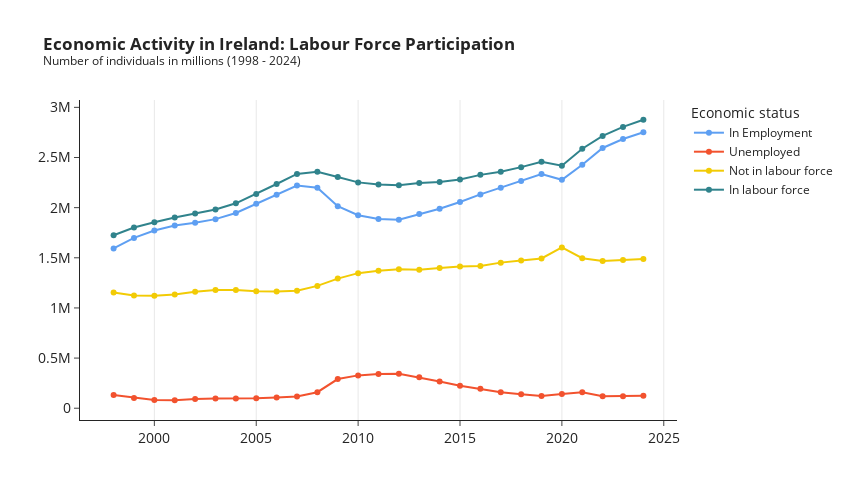

Here is the notebook cell this chart was saved with:
### Code cell
fig_1 = px.line(title='<b>Economic Activity in Ireland: Labour Force Participation</b><br><sup>Number of individuals in millions (1998 - 2024) </sup>',
              template='simple_white')

fig_1.add_trace(go.Scatter(x=emp['year'], y=emp['individuals'], name="In Employment", line=dict(color="#5E9FF2")))
fig_1.add_trace(go.Scatter(x=unemp.year, y=unemp.individuals, name="Unemployed", line=dict(color="#F2522E")))
fig_1.add_trace(go.Scatter(x=no_labour.year, y=no_labour.individuals, name="Not in labour force", line=dict(color="#F2CB05")))
fig_1.add_trace(go.Scatter(x=labour.year, y=labour.individuals, name="In labour force", line=dict(color="#30838C")))

fig_1.update_xaxes(tickfont=dict(size=14), title_text='', showgrid=True)
fig_1.update_yaxes(tickfont=dict(size=14), title_text='')

fig_1.update_traces(mode='markers+lines', marker=dict(size=6))

fig_1.update_layout(legend_title='Economic status', width=850, height=500)

### Figure 1 — Plotly figure (JSON) as saved in the notebook; plotly's stock layout.template omitted (floating-point values rounded to 4 significant figures)
{"data": [{"hovertemplate": "<extra></extra>", "legendgroup": "", "line": {"color": "#1F77B4", "dash": "solid"}, "marker": {"size": 6, "symbol": "circle"}, "mode": "markers+lines", "name": "", "orientation": "v", "showlegend": false, "type": "scatter", "xaxis": "x", "yaxis": "y"}, {"line": {"color": "#5E9FF2"}, "marker": {"size": 6}, "mode": "markers+lines", "name": "In Employment", "type": "scatter", "x": [1998, 1999, 2000, 2001, 2002, 2003, 2004, 2005, 2006, 2007, 2008, 2009, 2010, 2011, 2012, 2013, 2014, 2015, 2016, 2017, 2018, 2019, 2020, 2021, 2022, 2023, 2024], "y": [1593575, 1698375, 1772750, 1822500, 1849825, 1885450, 1946500, 2037750, 2129300, 2219775, 2197650, 2014975, 1924500, 1887450, 1880200, 1937250, 1988525, 2055650, 2132200, 2199300, 2265025, 2335925, 2277550, 2427125, 2594975, 2684500, 2751000.0]}, {"line": {"color": "#F2522E"}, "marker": {"size": 6}, "mode": "markers+lines", "name": "Unemployed", "type": "scatter", "x": [1998, 1999, 2000, 2001, 2002, 2003, 2004, 2005, 2006, 2007, 2008, 2009, 2010, 2011, 2012, 2013, 2014, 2015, 2016, 2017, 2018, 2019, 2020, 2021, 2022, 2023, 2024], "y": [131650, 103200, 81200, 79550, 91475, 95775, 96575, 98850, 106325, 116425, 159800, 290750, 327425, 342500, 343500, 308125, 267125, 225150, 194675, 158525, 138825, 122200, 140775, 160075, 120575, 120275, 125300]}, {"line": {"color": "#F2CB05"}, "marker": {"size": 6}, "mode": "markers+lines", "name": "Not in labour force", "type": "scatter", "x": [1998, 1999, 2000, 2001, 2002, 2003, 2004, 2005, 2006, 2007, 2008, 2009, 2010, 2011, 2012, 2013, 2014, 2015, 2016, 2017, 2018, 2019, 2020, 2021, 2022, 2023, 2024], "y": [1154400, 1123250, 1122325, 1134250, 1161100, 1178650, 1178075, 1167200, 1164375, 1172600, 1219625, 1292375, 1346900, 1370300, 1384625, 1379875, 1398000, 1412700, 1418375, 1451775, 1472250, 1493800, 1602925, 1495450, 1468150, 1478050, 1489000.0]}, {"line": {"color": "#30838C"}, "marker": {"size": 6}, "mode": "markers+lines", "name": "In labour force", "type": "scatter", "x": [1998, 1999, 2000, 2001, 2002, 2003, 2004, 2005, 2006, 2007, 2008, 2009, 2010, 2011, 2012, 2013, 2014, 2015, 2016, 2017, 2018, 2019, 2020, 2021, 2022, 2023, 2024], "y": [1725250, 1801575, 1853925, 1902025, 1941300, 1981225, 2043075, 2136650, 2235625, 2336200, 2357425, 2305725, 2251900, 2229950, 2223675, 2245350, 2255650, 2280800, 2326900, 2357825, 2403825, 2458125, 2418300, 2587200, 2715575, 2804800, 2876400]}], "layout": {"height": 500, "legend": {"title": {"text": "Economic status"}, "tracegroupgap": 0}, "title": {"text": "<b>Economic Activity in Ireland: Labour Force Participation</b><br><sup>Number of individuals in millions (1998 - 2024) </sup>"}, "width": 850, "xaxis": {"anchor": "y", "domain": [0, 1], "showgrid": true, "tickfont": {"size": 14}, "title": {"text": ""}}, "yaxis": {"anchor": "x", "domain": [0, 1], "tickfont": {"size": 14}, "title": {"text": ""}}}}
